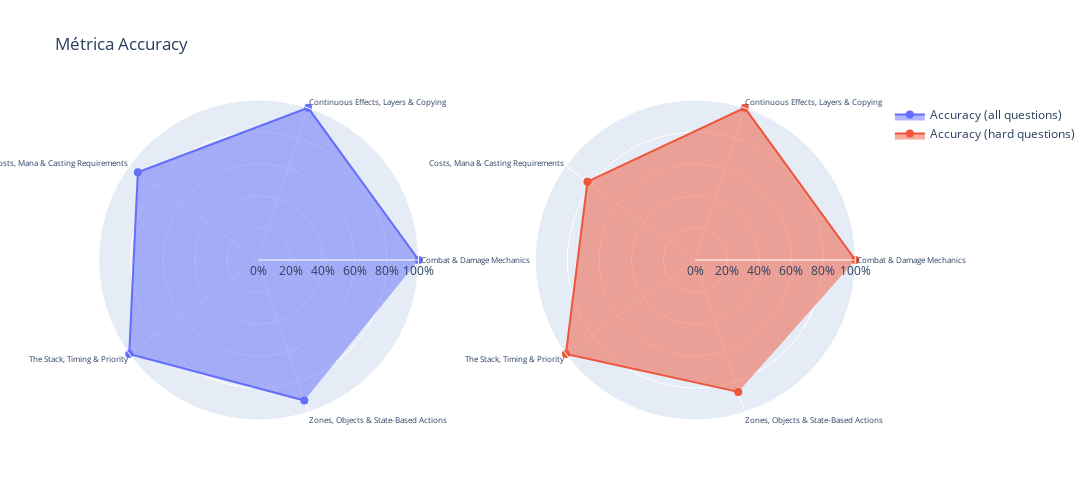

The code cell stored with this chart in its notebook:
### Markdown cell above
## Final Plots 🪄

### Code cell
accuracy_cat.sort_values(by='category', ascending=True, inplace=True)
accuracy_cat_hard.sort_values(by='category', ascending=True, inplace=True)

fig = make_subplots(
    rows=1,
    cols=2,
    specs=[[{'type': 'polar'}, {'type': 'polar'}]]
)


categories = accuracy_cat['category']

# --- Radar 1: Accuracy categoría ---
fig.add_trace(
    go.Scatterpolar(
        r=accuracy_cat['accuracy'] * 100,
        theta=categories,
        fill='toself',
        name='Accuracy (all questions)',
        line=dict(color='#636EFA'),
        marker=dict(size=8)
    ),
    row=1,
    col=1
)


categories_hard = accuracy_cat_hard['category']


# --- Radar 2: Accuracy preguntas dificiles ---
fig.add_trace(
    go.Scatterpolar(
        r=accuracy_cat_hard['accuracy'] * 100,
        theta=categories_hard,
        fill='toself',
        name='Accuracy (hard questions)',
        line=dict(color='#EF553B'),
        marker=dict(size=8)
    ),
    row=1,
    col=2
)

# --- Layout ---
fig.update_layout(
    showlegend=True,
    height=500,
    width=1200,
    title="Métrica Accuracy",
    polar=dict(
        radialaxis=dict(
            visible=True,
            range=[0, 100],
            ticksuffix="%"
        ),
        angularaxis=dict(
            tickfont=dict(size=8)
        )
    ),
    polar2=dict(
        radialaxis=dict(
            visible=True,
            range=[0, 100],
            ticksuffix="%"
        ),
         angularaxis=dict(
            tickfont=dict(size=8)
        )
    )
)

fig.show()

### Figure 1 — Plotly figure (JSON) as saved in the notebook; plotly's stock layout.template omitted (floating-point values rounded to 4 significant figures)
{"data": [{"fill": "toself", "line": {"color": "#636EFA"}, "marker": {"size": 8}, "name": "Accuracy (all questions)", "r": [100.0, 100.0, 93.33, 100.0, 92.31], "subplot": "polar", "theta": ["Combat & Damage Mechanics", "Continuous Effects, Layers & Copying", "Costs, Mana & Casting Requirements", "The Stack, Timing & Priority", "Zones, Objects & State-Based Actions"], "type": "scatterpolar"}, {"fill": "toself", "line": {"color": "#EF553B"}, "marker": {"size": 8}, "name": "Accuracy (hard questions)", "r": [100.0, 100.0, 83.33, 100.0, 86.67], "subplot": "polar2", "theta": ["Combat & Damage Mechanics", "Continuous Effects, Layers & Copying", "Costs, Mana & Casting Requirements", "The Stack, Timing & Priority", "Zones, Objects & State-Based Actions"], "type": "scatterpolar"}], "layout": {"height": 500, "polar": {"angularaxis": {"tickfont": {"size": 8}}, "domain": {"x": [0, 0.45], "y": [0, 1]}, "radialaxis": {"range": [0, 100], "ticksuffix": "%", "visible": true}}, "polar2": {"angularaxis": {"tickfont": {"size": 8}}, "domain": {"x": [0.55, 1], "y": [0, 1]}, "radialaxis": {"range": [0, 100], "ticksuffix": "%", "visible": true}}, "showlegend": true, "title": {"text": "Métrica Accuracy"}, "width": 1200}}
